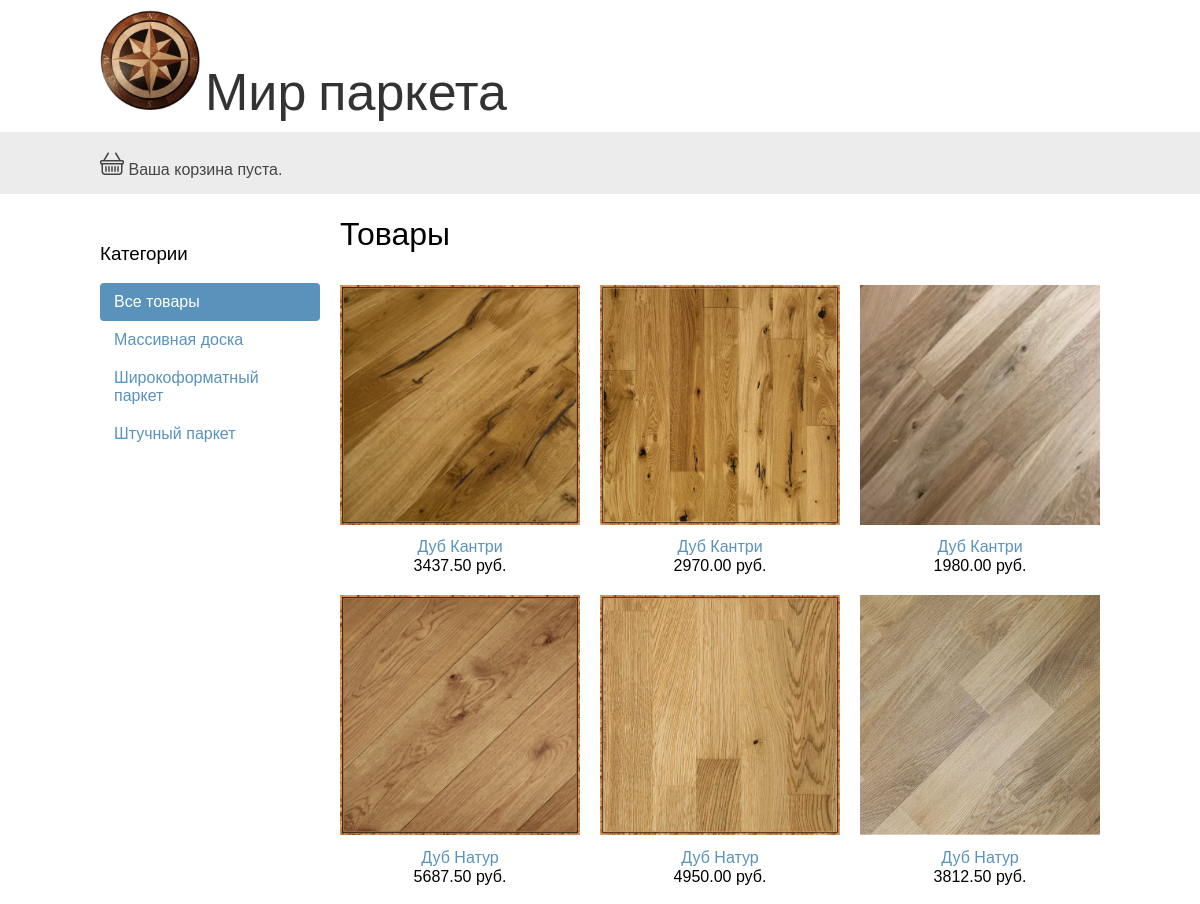
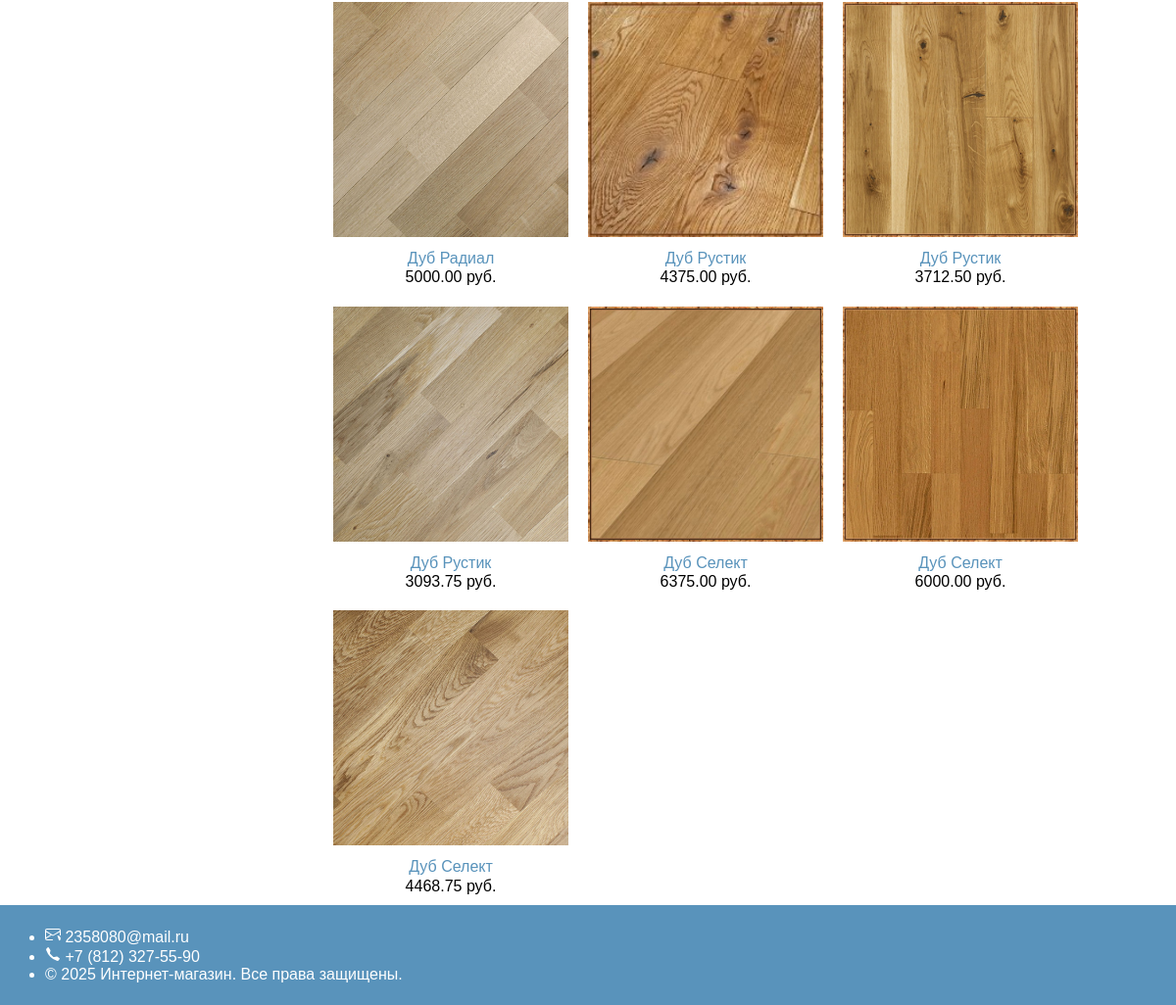
The page / on the database its author committed (2 pictures, top to bottom).
### shop/models.py (models this page shows, shortened)
class Category(models.Model):
    name = models.CharField(max_length=200)
    slug = models.SlugField(max_length=200, unique=True)
    class Meta:
        ordering = ['name']
        indexes = [
            models.Index(fields=['name']),
        ]
        verbose_name = 'category'
        verbose_name_plural = 'categories'
    def get_absolute_url(self):
        return reverse('shop:product_list_by_category',
                       args=[self.slug])

class Product(models.Model):
    category = models.ForeignKey(Category, related_name='products', on_delete=models.CASCADE)
    name = models.CharField(max_length=200)
    slug = models.SlugField(max_length=200)
    image = models.ImageField(upload_to='products/%Y/%m/%d', blank=True)
    descriptions = models.TextField(blank=True)
    price = models.DecimalField(max_digits=10, decimal_places=2)
    available = models.BooleanField(default=True)
    created = models.DateTimeField(auto_now_add=True)
    updated = models.DateTimeField(auto_now=True)
    class Meta:
        ordering = ['name']
        indexes = [
            models.Index(fields=['id', 'slug']),
            models.Index(fields=['name']),
            models.Index(fields=['-created']),
        ]
    def get_absolute_url(self):
        return reverse('shop:product_detail',
                       args=[self.id, self.slug])

### shop/views.py (the view)
# urls.py: path('', views.product_list, name='product_list'),
def product_list(request, category_slug=None):
    category = None
    categories = Category.objects.all()
    products = Product.objects.filter(available=True)
    if category_slug:
        category = get_object_or_404(Category, slug=category_slug)
        products = products.filter(category=category)
    return render(request,
                  'shop/product/list.html',
                  {'category': category, 'categories': categories, 'products': products})

### cart/cart.py (called while the page is built)
    def __len__(self):
        return sum(item['quantity'] for item in self.cart.values())

### cart/context_processors.py (called while the page is built)
def cart(request):
    return {'cart': Cart(request)}

### shop/templates/shop/product/list.html (shortened to what this page needs)
{% extends "shop/base.html" %}
{% load static %}
{% block content %}
  <div id="sidebar">
    <h3>Категории</h3>
    <ul>
      <li {% if not category %}class="selected"{% endif %}>
        <a href="{% url 'shop:product_list' %}">Все товары</a>
      </li>
      {% for c in categories %}
        <li {% if category.slug == c.slug %}class="selected"{% endif %}>
          <a href="{{ c.get_absolute_url }}">{{ c.name }}</a>
        </li>
      {% endfor %}
    </ul>
  </div>
  <div id="main" class="product-list">
    <h1>
      {% if category %}
        {{ category.name }}{% else %}Товары
      {% endif %}
    </h1>
      {% for product in products %}
        <div class="item">
          <a href="{{ product.get_absolute_url }}">
            <img src="{% if product.image %}{{ product.image.url }}{% else %}{% static 'img/no_image.png' %}{% endif %}">
          </a>
          <a href="{{ product.get_absolute_url }}">
            {{ product.name }}
          </a><br>
            {{ product.price }} руб.
        </div>
      {% endfor %}
  </div>
{% endblock %}

### shop/templates/shop/base.html (shortened to what this page needs)
{% load static %}
<!DOCTYPE html>
<html>
    <head>
        <link rel="stylesheet" href="{% static 'css/base.css' %}">
    </head>
    <body>
        <div id="header">
            <img src="{% static 'img/logo.jpg' %}" alt="Логотип магазина" width="100" height="100">
            <a href="/" class="logo">Мир паркета</a>
        </div>
        <div id="subheader">
            <div class="cart">
                 {% with total_items=cart|length %}
                            {% if total_items > 0 %}
                                Ваша корзина: <a href="{% url 'cart:cart_detail' %}">{{ total_items }} item{{ total_items|pluralize }} {{ cart.get_total_price }} руб.</a>
                            {% elif not order %}
                                Ваша корзина пуста.
                            {% endif %}
                        {% endwith %}
            </div>
        </div>
        <div id="content">
            {% block content %}
            {% endblock %}
        </div>
    <footer class="footer">
        <ul>
                <li class="ms-2">
            <a href="mailto:2358080@mail.ru">2358080@mail.ru</a></li>
                <li class="ms-2">
            <a href="tel:+78123275590">+7 (812) 327-55-90</a></li>
            <li class="ms-2">&copy; 2025 Интернет-магазин. Все права защищены.</li>
        </ul>
    </footer>
    </body>
</html>

### shop/static/css/base.css (style rules this page uses)
body { margin:0; padding:0; font-family:helvetica, sans-serif; }
h1, h2, h3, h4, h5 , h6 { font-family: 'Ubuntu', sans-serif; font-weight:normal; }
a { text-decoration:none; color:#5993bb; }
#header { padding:10px 100px; font-size:18px; overflow:auto; }
#subheader { background:#ececec; color:#444; padding:15px 100px; overflow:auto; }
#header .logo { font-family: 'Ubuntu', sans-serif; float:normal; color:#333; font-size:52px; margin-right:10%; }
#subheader .cart { float:left; padding-top:4px; }
#content { padding:0 100px; overflow:hidden; }
#sidebar { width:220px; padding:30px 20px 0 0; float:left; }
#sidebar ul { margin:0; padding:0; }
#sidebar ul li { margin:0; list-style:none; padding:10px 14px; }
#sidebar ul li a { display:block; }
#sidebar ul li.selected { background:#5993bb; border-radius:4px; }
#sidebar ul li.selected a { color:#fff; }
#main { float:left; width: 96%; margin-right:-220px; overflow:hidden; }
.product-list .item { width:25%; padding:10px 20px 10px 0; float:left; text-align:center; line-height:1.2; }
.product-list .item img { width:100%; margin-bottom:8px; }
footer { display: flex; justify-content: left; padding: 6px; background-color: #5993bb; color: #fff; }
footer a { color: #fff; }

### rows shown on the page
Category: name "Массивная доска"
Category: name "Широкоформатный паркет"
Category: name "Штучный паркет"
Product: image (picture), name "Дуб Кантри", price "3437.50"
Product: image (picture), name "Дуб Кантри", price "2970.00"
Product: image (picture), name "Дуб Кантри", price "1980.00"
Product: image (picture), name "Дуб Натур", price "5687.50"
Product: image (picture), name "Дуб Натур", price "4950.00"
Product: image (picture), name "Дуб Натур", price "3812.50"
Product: image (picture), name "Дуб Радиал", price "5000.00"
Product: image (picture), name "Дуб Рустик", price "4375.00"
Product: image (picture), name "Дуб Рустик", price "3712.50"
Product: image (picture), name "Дуб Рустик", price "3093.75"
Product: image (picture), name "Дуб Селект", price "6375.00"
Product: image (picture), name "Дуб Селект", price "6000.00"
Product: image (picture), name "Дуб Селект", price "4468.75"
